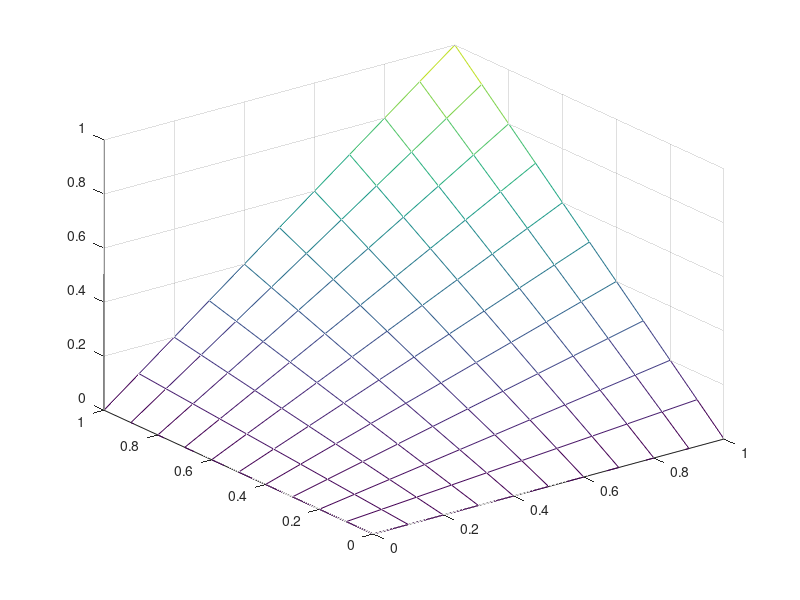

This chart was generated by the following MATLAB code:
% Jacobi Method for solving elliptic problem

a = 0; b = 1;
c = 0; d = 1;
N = 10;
hx = (b-a)/N;
M = 10;
hy = (d-c)/M;

x = a:hx:b;
y = c:hy:d;

u2 = zeros(N+1);
for j=1:N+1
    u2(j,1) = 0;
    u2(1,j) = 0;
    u2(j,N+1) = y(j);
    u2(N+1,j) = y(j);
end

error = 100;
tol = 10^-8;

u = u2;
k=0;
omega = 1.5;
while error > tol
    for i=2:N
        for j=2:N
            %u2(i,j) = 1/(2/hx^2+2/hy^2)*((u(i-1,j)+u(i+1,j))/hx^2 + (u(i,j-1)+u(i,j+1))/hy^2);
            u(i,j) = 1/(2/hx^2+2/hy^2)*((u(i-1,j)+u(i+1,j))/hx^2 + (u(i,j-1)+u(i,j+1))/hy^2);
            %u(i,j) = (1-omega)*u2(i,j) + omega*(1/(2/hx^2+2/hy^2)*((u(i-1,j)+u(i+1,j))/hx^2 + (u(i,j-1)+u(i,j+1))/hy^2));
        end
    end
    error = max(max(abs(u2-u)));
    k=k+1;
    %u = u2;
    u2 = u;
end

mesh(y,x,u2);